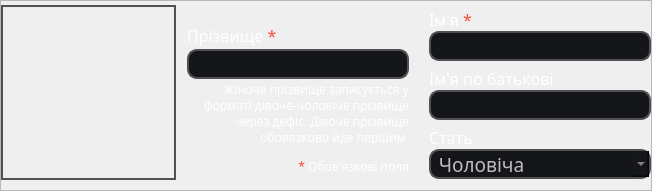
       <widget class="QFrame" name="frame_top">
        <property name="minimumSize">
         <size>
          <width>0</width>
          <height>191</height>
         </size>
        </property>
        <property name="maximumSize">
         <size>
          <width>16777215</width>
          <height>191</height>
         </size>
        </property>
        <property name="frameShape">
         <enum>QFrame::StyledPanel</enum>
        </property>
        <property name="frameShadow">
         <enum>QFrame::Raised</enum>
        </property>
        <layout class="QHBoxLayout" name="horizontalLayout">
         <property name="leftMargin">
          <number>0</number>
         </property>
         <property name="topMargin">
          <number>0</number>
         </property>
         <property name="rightMargin">
          <number>0</number>
         </property>
         <property name="bottomMargin">
          <number>6</number>
         </property>
         <item>
          <widget class="QPushButton" name="image_Button">
           <property name="minimumSize">
            <size>
             <width>175</width>
             <height>175</height>
            </size>
           </property>
           <property name="maximumSize">
            <size>
             <width>175</width>
             <height>175</height>
            </size>
           </property>
           <property name="cursor">
            <cursorShape>PointingHandCursor</cursorShape>
           </property>
           <property name="styleSheet">
            <string notr="true">border-bottom: 2px solid rgb(80, 80, 85, 255);
border-right: 2px solid rgb(80, 80, 85, 255);
border-top: 2px solid rgb(80, 80, 85, 255);
border-left: 2px solid rgb(80, 80, 85, 255);</string>
           </property>
           <property name="icon">
            <iconset>
             <normaloff>Icons/Add_image.png</normaloff>Icons/Add_image.png</iconset>
           </property>
           <property name="iconSize">
            <size>
             <width>175</width>
             <height>175</height>
            </size>
           </property>
          </widget>
         </item>
         <item>
          <widget class="QFrame" name="center_frame_1">
           <property name="minimumSize">
            <size>
             <width>236</width>
             <height>0</height>
            </size>
           </property>
           <property name="maximumSize">
            <size>
             <width>224</width>
             <height>183</height>
            </size>
           </property>
           <layout class="QVBoxLayout" name="verticalLayout_3">
            <property name="spacing">
             <number>2</number>
            </property>
            <property name="leftMargin">
             <number>5</number>
            </property>
            <property name="topMargin">
             <number>0</number>
            </property>
            <item>
             <widget class="QLabel" name="label_lname">
              <property name="minimumSize">
               <size>
                <width>0</width>
                <height>27</height>
               </size>
              </property>
              <property name="font">
               <font>
                <family>Segoe Print</family>
                <pointsize>12</pointsize>
               </font>
              </property>
              <property name="mouseTracking">
               <bool>true</bool>
              </property>
              <property name="styleSheet">
               <string notr="true">color: white;</string>
              </property>
              <property name="text">
               <string>&lt;html&gt;&lt;head/&gt;&lt;body&gt;&lt;p&gt;	Прізвище &lt;span style=&quot; color:#fb4938;&quot;&gt;*&lt;/span&gt;&lt;/p&gt;&lt;/body&gt;&lt;/html&gt;</string>
              </property>
              <property name="scaledContents">
               <bool>false</bool>
              </property>
              <property name="alignment">
               <set>Qt::AlignBottom|Qt::AlignLeading|Qt::AlignLeft</set>
              </property>
             </widget>
            </item>
            <item>
             <widget class="QLineEdit" name="lineEdit_lname">
              <property name="minimumSize">
               <size>
                <width>222</width>
                <height>29</height>
               </size>
              </property>
              <property name="maximumSize">
               <size>
                <width>222</width>
                <height>30</height>
               </size>
              </property>
              <property name="font">
               <font>
                <family>Monotype Corsiva</family>
                <pointsize>14</pointsize>
               </font>
              </property>
              <property name="mouseTracking">
               <bool>false</bool>
              </property>
              <property name="styleSheet">
               <string notr="true">background-color: rgba(21, 22, 26, 255);
color: rgb(190, 190, 190);
border-radius: 10px;
border-bottom: 2px solid rgb(80, 80, 85, 255);
border-right: 2px solid rgb(80, 80, 85, 255);
border-top: 2px solid rgb(80, 80, 85, 255);
border-left: 2px solid rgb(80, 80, 85, 255);</string>
              </property>
              <property name="text">
               <string/>
              </property>
              <property name="cursorMoveStyle">
               <enum>Qt::LogicalMoveStyle</enum>
              </property>
              <property name="clearButtonEnabled">
               <bool>true</bool>
              </property>
             </widget>
            </item>
            <item>
             <widget class="QLabel" name="label_note">
              <property name="font">
               <font>
                <family>Segoe Print</family>
                <pointsize>9</pointsize>
               </font>
              </property>
              <property name="mouseTracking">
               <bool>true</bool>
              </property>
              <property name="styleSheet">
               <string notr="true">color: white;</string>
              </property>
              <property name="text">
               <string>&lt;html&gt;&lt;head/&gt;&lt;body&gt;&lt;p&gt;Жіноче прізвище записується у форматі дівоче-чоловіче прізвище через дефіс. Дівоче прізвище обовязково йде першим &lt;/p&gt;&lt;p&gt;&lt;span style=&quot; color:#fd4837;&quot;&gt;*&lt;/span&gt; Обов'язкові поля&lt;/p&gt;&lt;/body&gt;&lt;/html&gt;</string>
              </property>
              <property name="alignment">
               <set>Qt::AlignRight|Qt::AlignTop|Qt::AlignTrailing</set>
              </property>
              <property name="wordWrap">
               <bool>true</bool>
              </property>
             </widget>
            </item>
           </layout>
          </widget>
         </item>
         <item alignment="Qt::AlignRight">
          <widget class="QFrame" name="right_frame_1">
           <property name="maximumSize">
            <size>
             <width>16777215</width>
             <height>180</height>
            </size>
           </property>
           <layout class="QVBoxLayout" name="verticalLayout_4">
            <property name="spacing">
             <number>0</number>
            </property>
            <property name="leftMargin">
             <number>5</number>
            </property>
            <property name="topMargin">
             <number>0</number>
            </property>
            <property name="rightMargin">
             <number>0</number>
            </property>
            <property name="bottomMargin">
             <number>3</number>
            </property>
            <item>
             <widget class="QLabel" name="label_fname">
              <property name="font">
               <font>
                <family>Segoe Print</family>
                <pointsize>12</pointsize>
               </font>
              </property>
              <property name="mouseTracking">
               <bool>true</bool>
              </property>
              <property name="styleSheet">
               <string notr="true">color: white;</string>
              </property>
              <property name="text">
               <string>&lt;html&gt;&lt;head/&gt;&lt;body&gt;&lt;p&gt; Ім'я &lt;span style=&quot; color:#fb4938;&quot;&gt;*&lt;/span&gt;&lt;/p&gt;&lt;/body&gt;&lt;/html&gt;</string>
              </property>
              <property name="alignment">
               <set>Qt::AlignBottom|Qt::AlignLeading|Qt::AlignLeft</set>
              </property>
             </widget>
            </item>
            <item>
             <widget class="QLineEdit" name="lineEdit_fname">
              <property name="minimumSize">
               <size>
                <width>222</width>
                <height>30</height>
               </size>
              </property>
              <property name="maximumSize">
               <size>
                <width>222</width>
                <height>30</height>
               </size>
              </property>
              <property name="font">
               <font>
                <family>Monotype Corsiva</family>
                <pointsize>14</pointsize>
               </font>
              </property>
              <property name="mouseTracking">
               <bool>false</bool>
              </property>
              <property name="styleSheet">
               <string notr="true">background-color: rgba(21, 22, 26, 255);
color: rgb(190, 190, 190);
border-radius: 10px;
border-bottom: 2px solid rgb(80, 80, 85, 255);
border-right: 2px solid rgb(80, 80, 85, 255);
border-top: 2px solid rgb(80, 80, 85, 255);
border-left: 2px solid rgb(80, 80, 85, 255);</string>
              </property>
              <property name="cursorMoveStyle">
               <enum>Qt::LogicalMoveStyle</enum>
              </property>
              <property name="clearButtonEnabled">
               <bool>true</bool>
              </property>
             </widget>
            </item>
            <item>
             <widget class="QLabel" name="label_patronymic">
              <property name="font">
               <font>
                <family>Segoe Print</family>
                <pointsize>12</pointsize>
               </font>
              </property>
              <property name="styleSheet">
               <string notr="true">color: white;</string>
              </property>
              <property name="text">
               <string>Ім'я по батькові</string>
              </property>
              <property name="textFormat">
               <enum>Qt::AutoText</enum>
              </property>
              <property name="alignment">
               <set>Qt::AlignBottom|Qt::AlignLeading|Qt::AlignLeft</set>
              </property>
             </widget>
            </item>
            <item>
             <widget class="QLineEdit" name="lineEdit_patronymic">
              <property name="minimumSize">
               <size>
                <width>222</width>
                <height>30</height>
               </size>
              </property>
              <property name="maximumSize">
               <size>
                <width>222</width>
                <height>30</height>
               </size>
              </property>
              <property name="font">
               <font>
                <family>Monotype Corsiva</family>
                <pointsize>14</pointsize>
               </font>
              </property>
              <property name="mouseTracking">
               <bool>false</bool>
              </property>
              <property name="styleSheet">
               <string notr="true">background-color: rgba(21, 22, 26, 255);
color: rgb(190, 190, 190);
border-radius: 10px;
border-bottom: 2px solid rgb(80, 80, 85, 255);
border-right: 2px solid rgb(80, 80, 85, 255);
border-top: 2px solid rgb(80, 80, 85, 255);
border-left: 2px solid rgb(80, 80, 85, 255);</string>
              </property>
              <property name="dragEnabled">
               <bool>false</bool>
              </property>
              <property name="readOnly">
               <bool>false</bool>
              </property>
              <property name="cursorMoveStyle">
               <enum>Qt::LogicalMoveStyle</enum>
              </property>
              <property name="clearButtonEnabled">
               <bool>true</bool>
              </property>
             </widget>
            </item>
            <item>
             <widget class="QLabel" name="label_sex">
              <property name="font">
               <font>
                <family>Segoe Print</family>
                <pointsize>12</pointsize>
               </font>
              </property>
              <property name="mouseTracking">
               <bool>true</bool>
              </property>
              <property name="styleSheet">
               <string notr="true">color: white;</string>
              </property>
              <property name="text">
               <string>Стать</string>
              </property>
              <property name="alignment">
               <set>Qt::AlignBottom|Qt::AlignLeading|Qt::AlignLeft</set>
              </property>
             </widget>
            </item>
            <item>
             <widget class="QComboBox" name="comboBox_sex">
              <property name="minimumSize">
               <size>
                <width>222</width>
                <height>30</height>
               </size>
              </property>
              <property name="maximumSize">
               <size>
                <width>222</width>
                <height>30</height>
               </size>
              </property>
              <property name="font">
               <font>
                <family>Monotype Corsiva</family>
                <pointsize>14</pointsize>
               </font>
              </property>
              <property name="styleSheet">
               <string notr="true">background-color: rgba(21, 22, 26, 255);
color: rgb(190, 190, 190);
border-radius: 10px;
border-bottom: 2px solid rgb(80, 80, 85, 255);
border-right: 2px solid rgb(80, 80, 85, 255);
border-top: 2px solid rgb(80, 80, 85, 255);
border-left: 2px solid rgb(80, 80, 85, 255);
selection-background-color: white;
selection-color:rgba(21, 22, 26, 255);</string>
              </property>
              <item>
               <property name="text">
                <string> Чоловіча</string>
               </property>
              </item>
              <item>
               <property name="text">
                <string> Жіноча</string>
               </property>
              </item>
             </widget>
            </item>
           </layout>
          </widget>
         </item>
        </layout>
       </widget>
